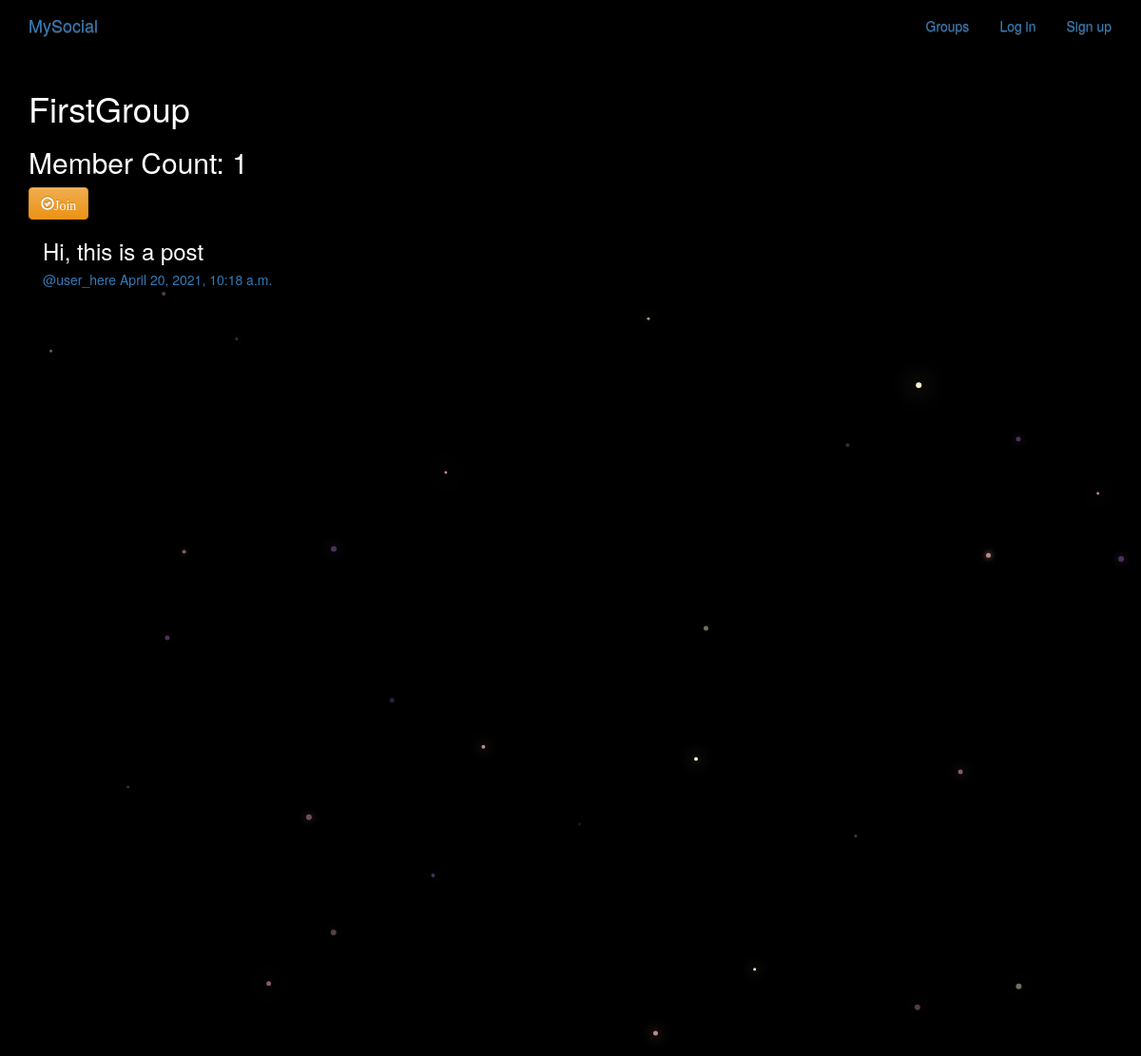
The page /groups/posts/in/firstgroup/ on the database its author committed.
### groups/models.py (models this page shows, shortened)
class Group(models.Model):
    name = models.CharField(max_length=30,unique=True)
    slug = models.SlugField(allow_unicode=True,unique=True)
    description = models.TextField(blank=True,default='')
    description_html = models.TextField(editable=False,default='',blank=True)
    members = models.ManyToManyField(User,through='GroupMember')
    class Meta:
        ordering = ['name']

### posts/models.py (models this page shows, shortened)
class Post(models.Model):
    user = models.ForeignKey(User,related_name='posts')
    created_at = models.DateTimeField(auto_now=True)
    message = models.TextField()
    message_html = models.TextField(editable=False)
    group = models.ForeignKey(Group,related_name='posts',null=True,blank=True)
    class Meta:
        ordering = ['-created_at']
        unique_together = ['user','message']

### groups/views.py (the view)
# urls.py: url(r'^posts/in/(?P<slug>[-\w]+)/$',views.SingleGroup.as_view(),name='single'),
class SingleGroup(generic.DetailView):
    model = Group

### groups/templates/groups/group_detail.html
{% extends "groups/group_base.html" %}
{% block pregroup %}
<h1>{{group.name}}</h1>
<h2>Member Count: {{group.members.count}}</h2>
<div class="content">
  {% if user in group.members.all %}
    <a href="{% url 'groups:leave' slug=group.slug %}"
      class='btn btn-lg-fill btn-warning'><span class='glyphicon glyphicon-remove-circle'>Leave</span></a>
  {% else %}
    <a href="{% url 'groups:join' slug=group.slug %}"
      class='btn btn-lg-fill btn-warning'><span class='glyphicon glyphicon-ok-circle'>Join</span></a>
  {% endif %}
</div>
{% endblock %}
{% block group_content %}
  <div class="col-md-8">
    {% if group.posts.count == 0 %}
    <h2> No posts in this group yet! </h2>
    {% else %}
      {% for post in group.posts.all %}
        {% include "posts/_post.html" %}
      {% endfor %}
    {% endif %}
  </div>
{% endblock %}

### posts/templates/posts/_post.html (shortened to what this page needs)
<div class="post media">
    <h3>{{post.message_html|safe}}</h3>
    <div class="media-body">
      <h5 class='media-heading'>
      <span class='username'>
        <a href="{% url 'posts:for_user' username=post.user.username %}">@{{ post.user.username }}</a>
      </span>
      <time class='time'>
        <a href="{% url 'posts:single' username=post.user.username pk=post.pk %}">
          {{post.created_at}}
        </a>
      </time>
      </h5>
    </div>
</div>

### static/simplesocial/css/master.css (style rules this page uses)
body { margin: 0; overflow: hidden; background-color: black; color:white; }

### rows shown on the page
Group: name "FirstGroup", members.count "1"
Post: message_html "Hi, this is a post", user.username "user_here", created_at "April 20, 2021, 10:18 a.m."
